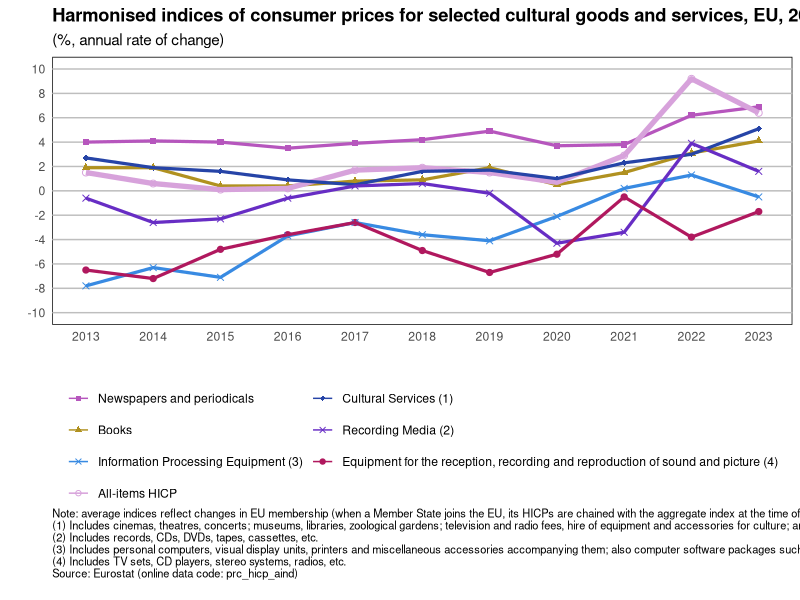
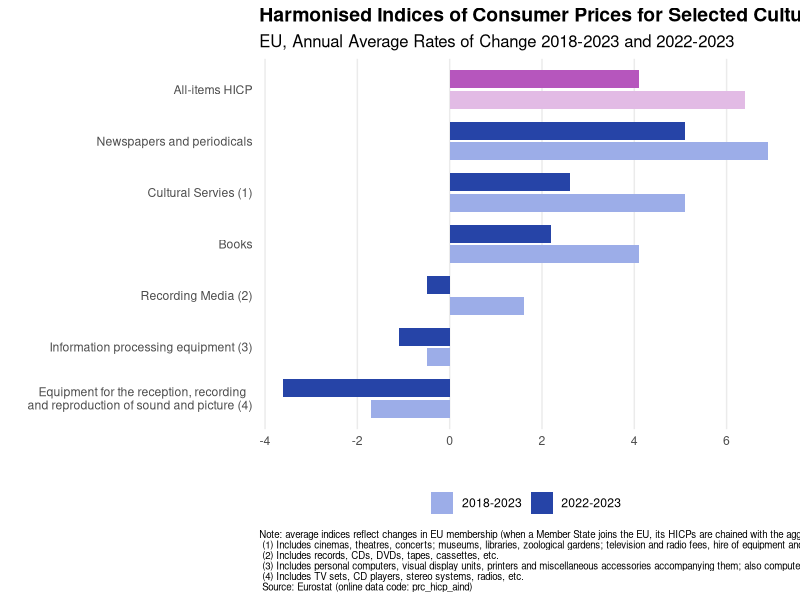

Reproduce these figures in R, in order.
# Load tidyverse package

library(tidyverse)
library(readxl)
library(grid)
library(png)
# Read in specific rows including time from the same sheet
time <- read_excel("EU_HICP_DATA_24.xlsx", sheet = "Figure 1", range = "D73:N73", col_names = F, col_types = "numeric")
all_hicp <- read_excel("EU_HICP_DATA_24.xlsx", sheet = "Figure 1", range = "D75:N75", col_names = F)
equip <- read_excel("EU_HICP_DATA_24.xlsx", sheet = "Figure 1", range = "D77:N77", col_names = F)
info_equip <- read_excel("EU_HICP_DATA_24.xlsx", sheet = "Figure 1", range = "D78:N78", col_names = F)
rec_media <- read_excel("EU_HICP_DATA_24.xlsx", sheet = "Figure 1", range = "D79:N79", col_names = F)
cult_serv <- read_excel("EU_HICP_DATA_24.xlsx", sheet = "Figure 1", range = "D80:N80", col_names = F)
books <- read_excel("EU_HICP_DATA_24.xlsx", sheet = "Figure 1", range = "D81:N81", col_names = F)
newspapers <- read_excel("EU_HICP_DATA_24.xlsx", sheet = "Figure 1", range = "D82:N82", col_names = F)

# Bind rows and create a new column for data frame names
combined_rows <- bind_rows(time, all_hicp, equip, info_equip,
                           rec_media, cult_serv, books, newspapers)

# Add more rows as needed using the same pattern
combined_cols <- as_tibble(t(combined_rows))
colnames(combined_cols) <- c("time","all_hicp","equip","info_equip",
                             "rec_media","cult_serv","books","newspapers")

combined_data_long <- combined_cols %>%
  pivot_longer(cols = -time, names_to = "variable", values_to = "value")

# Convert value column to numeric
combined_data_long$value <- as.numeric(combined_data_long$value)
combined_data_long$time <- as.numeric(combined_data_long$time)

# Create the factors for the legend
combined_data_long$variable <- factor(combined_data_long$variable, 
                                      levels = c("newspapers", "books", "info_equip", "all_hicp",
                                                 "cult_serv", "rec_media", "equip"))
# Create the vector for legend names 
labels_original <- c("Newspapers and periodicals", "Books", "Information Processing Equipment (3)", 
                     "All-items HICP", "Cultural Services (1)", "Recording Media (2)", "Equipment for the reception, recording and reproduction of sound and picture (4)")


# Define codes for each variable
color_palette <- c(
  all_hicp = "#d7a2db",        
  equip = "#b0185e",           
  info_equip = "#388ae2",     
  rec_media = "#672dc4",       
  cult_serv = "#2644a7",       
  books = "#b09120",           
  newspapers = "#b656bd"       
)


cap = paste("Note: average indices reflect changes in EU membership (when a Member State joins the EU, its HICPs are chained with the aggregate index at the time of the accession).
(1) Includes cinemas, theatres, concerts; museums, libraries, zoological gardens; television and radio fees, hire of equipment and accessories for culture; and other cultural services.
(2) Includes records, CDs, DVDs, tapes, cassettes, etc.
(3) Includes personal computers, visual display units, printers and miscellaneous accessories accompanying them; also computer software packages such as operating systems, applications, languages, etc.
(4) Includes TV sets, CD players, stereo systems, radios, etc.
Source: Eurostat (online data code: prc_hicp_aind)")

# Create the plot
plot1 <- ggplot(combined_data_long, aes(x = time, y = value,
                                        color = variable, shape = variable,
                                        linewidth = variable, size = variable)) +
  geom_point() +
  geom_line() +
  guides(color=guide_legend(ncol=2), shape=guide_legend(ncol=2), linewidth=F, size=F) +
  scale_shape_manual(values=c(15,17,4,21,18,4,19), labels=labels_original) +
  scale_linewidth_manual(values = c(1.1,1.1,1.1,1.8,1.1,1.1,1.1)) +
  labs(title="Harmonised indices of consumer prices for selected cultural goods and services, EU, 2013-2023",
       subtitle="(%, annual rate of change)", x = "", y = "", color = "Variable", shape = "Variable",
       cols='markers', caption=cap) +
  scale_x_continuous(breaks = seq(2013, 2023, by = 1)) +
  scale_y_continuous(breaks = seq(-10, 12, by = 2), limits = c(-10,10)) +
  scale_color_manual(values = color_palette, labels=labels_original) +
  scale_size_manual(values=c(1.8,1.8,1.8,2,1.8,1.8,1.8)) +
  theme_minimal() +
  theme(panel.background = element_rect(fill = "white"),  # Set background to white
        panel.grid.major.y = element_line(color = "gray"),  # Set major horizontal grid lines to gray
        panel.grid.minor = element_blank(),  # Remove minor grid lines
        panel.grid.major.x = element_blank(),  # Remove vertical grid lines
        panel.grid.minor.x = element_blank(),
        plot.title = element_text(face = "bold"),
        plot.caption = element_text(size = 8, hjust = 0, vjust = 5),
        legend.position = "bottom", legend.title = element_blank())

plot1

#               graph 2

category <- read_excel("EU_HICP_DATA_24.xlsx", sheet = "Figure 2", range = "C63:C69", col_names = FALSE)
category[7, 1] <- "Equipment for the reception, recording  
and reproduction of sound and picture (4)"
category[3, 1] <- "Cultural Servies (1)"
category[5,1] <- "Recording Media (2)"
category[6, 1] <- "Information processing equipment (3)"
values_2018_2023 <- read_excel("EU_HICP_DATA_24.xlsx", sheet = "Figure 2", range = "E63:E69", col_names = FALSE)
values_2022_2023 <- read_excel("EU_HICP_DATA_24.xlsx", sheet = "Figure 2", range = "F63:F69", col_names = FALSE)
period <-  as.character(read_excel("EU_HICP_DATA_24.xlsx", sheet = "Figure 2", range = "E59:F59", col_names = FALSE))

data <- data.frame(
  Category = category[[1]],
  `2022-2023` = values_2022_2023[[1]],
  `2018-2023` = values_2018_2023[[1]])

cap2 = "Note: average indices reflect changes in EU membership (when a Member State joins the EU, its HICPs are chained with the aggregate index at the time of the accession).
 (1) Includes cinemas, theatres, concerts; museums, libraries, zoological gardens; television and radio fees, hire of equipment and accessories for culture; and other cultural services.
 (2) Includes records, CDs, DVDs, tapes, cassettes, etc.
 (3) Includes personal computers, visual display units, printers and miscellaneous accessories accompanying them; also computer software packages such as operating systems, applications, languages, etc. 
 (4) Includes TV sets, CD players, stereo systems, radios, etc.
 Source: Eurostat (online data code: prc_hicp_aind)"

# Pivot the data to a long format
data_long <- pivot_longer(data, cols = -Category,names_to = "Period",values_to = "Value")


labels_graph2 <- data_long$Category |> unique() |> rev()
data_long$Category <- factor(data_long$Category, levels = labels_graph2)
data_long$Period <- rev(factor(data_long$Period))

data_long <- data_long %>%
  mutate(Color_Group = ifelse(Category == "All-items HICP", paste(Category, Period), paste("Other", Period)))

plot <- ggplot(data_long, aes(x = Category, y = Value, fill = Color_Group)) +
  geom_bar(stat = "identity", position = position_dodge(width = 0.8), width = 0.7) +
  coord_flip() +  # This flips the axes so categories are on the y-axis
  scale_fill_manual(values = c(
    "All-items HICP X2018.2023" = "#e2bbe5", 
    "All-items HICP X2022.2023" = "#b656bd",
    "Other X2018.2023" = "#9cade8", 
    "Other X2022.2023" = "#2644a7"
  ),
  breaks = c("Other X2018.2023","Other X2022.2023"),
  labels = c("2018-2023","2022-2023")) +  # Customize the colors for each specific group
  labs(title = "Harmonised Indices of Consumer Prices for Selected Cultural Goods and Services",
       subtitle = "EU, Annual Average Rates of Change 2018-2023 and 2022-2023",
       x = "",
       y = "",
       caption = cap2) +
  theme_minimal() +
  theme(legend.position = "bottom", legend.title = element_blank(),
        plot.title = element_text(size = 14, face = "bold"),
        plot.subtitle = element_text(size = 12),
        plot.caption = element_text(size = 7, hjust = 0),
        
        panel.grid.major.y = element_blank()) +
  
  scale_y_continuous(breaks = c(seq(-4, 6, by = 2)), minor_breaks= c(seq(-4, 6, by = 2)))


# Display the plot
print(plot)

#table
time_t <- read_excel("EU_HICP_DATA_24.xlsx", sheet = "Table 1", range = "D10:Q10", col_names = F, col_types = "text")

all_hicp_t1 <- read_excel("EU_HICP_DATA_24.xlsx", sheet = "Table 1", range = "D11:D47", col_names = F, col_types = "numeric")
all_hicp_t2 <- read_excel("EU_HICP_DATA_24.xlsx", sheet = "Table 1", range = "E11:E47", col_names = F, col_types = "numeric")
newspapers_t1 <- read_excel("EU_HICP_DATA_24.xlsx", sheet = "Table 1", range = "F11:F47", col_names = F, col_types = "numeric")
newspapers_t2 <- read_excel("EU_HICP_DATA_24.xlsx", sheet = "Table 1", range = "G11:G47", col_names = F, col_types = "numeric")
cult_serv_t1 <- read_excel("EU_HICP_DATA_24.xlsx", sheet = "Table 1", range = "H11:H47", col_names = F, col_types = "numeric")
cult_serv_t2 <- read_excel("EU_HICP_DATA_24.xlsx", sheet = "Table 1", range = "I11:I47", col_names = F, col_types = "numeric")
books_t1 <- read_excel("EU_HICP_DATA_24.xlsx", sheet = "Table 1", range = "J11:J47", col_names = F, col_types = "numeric")
books_t2 <- read_excel("EU_HICP_DATA_24.xlsx", sheet = "Table 1", range = "K11:K47", col_names = F, col_types = "numeric")
rec_media_t1 <- read_excel("EU_HICP_DATA_24.xlsx", sheet = "Table 1", range = "L11:L47", col_names = F, col_types = "numeric")
rec_media_t2 <- read_excel("EU_HICP_DATA_24.xlsx", sheet = "Table 1", range = "M11:M47", col_names = F, col_types = "numeric")
info_equip_t1 <- read_excel("EU_HICP_DATA_24.xlsx", sheet = "Table 1", range = "N11:N47", col_names = F, col_types = "numeric")
info_equip_t2 <- read_excel("EU_HICP_DATA_24.xlsx", sheet = "Table 1", range = "O11:O47", col_names = F, col_types = "numeric")
equip_t1 <- read_excel("EU_HICP_DATA_24.xlsx", sheet = "Table 1", range = "P11:P47", col_names = F, col_types = "numeric")
equip_t2 <- read_excel("EU_HICP_DATA_24.xlsx", sheet = "Table 1", range = "Q11:Q47", col_names = F, col_types = "numeric")

categories <- read_excel("EU_HICP_DATA_24.xlsx", sheet = "Table 1", range = "C11:C47", col_names = F)

combined_cols <- bind_cols(categories, all_hicp_t1, all_hicp_t2, newspapers_t1, newspapers_t2, cult_serv_t1, cult_serv_t2,
                           books_t1, books_t2, rec_media_t1, rec_media_t2, info_equip_t1, info_equip_t2, equip_t1, 
                           equip_t2)

colnames(combined_cols) <- c(" ",time_t)

combined_cols

library(knitr)
library(kableExtra)

header <- c(1, rep(2,7))
names(header) <- c(" ", rev(labels_graph2))

# Create the table
kable_styling <- kable(combined_cols, format = "html", escape = F, digits = 1) %>%
  group_rows(" ", 1, 1) %>%
  group_rows(" ", 2, 28) %>%
  group_rows(" ", 29, 31) %>%
  group_rows(" ", 32, 36) %>%
  group_rows(" ", 37, 37) %>%
  add_header_above(header, background = "#f0dcf1", include_empty = F) %>%
  row_spec(row = 0, background = "#f0dcf1") %>%
  row_spec(row = 1, background = "#e1bae4") %>%
  kable_styling(bootstrap_options = c("striped", "hover", "condensed"),
                full_width = F, font_size = 12, fixed_thead = TRUE)

# Output the table
kable_styling
